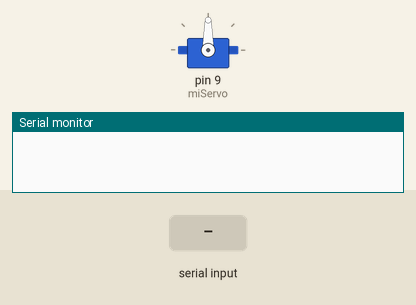
The sketch below on a simulated Arduino Uno, built with avr-gcc and run on an emulated ATmega328P. Shown: servo, the last lines printed to the serial monitor. Inputs (shaded band) come from the test bench.

Above: at 1.2 s.
1.3 s: "30,150\n" received over Serial
At 1.9 s:
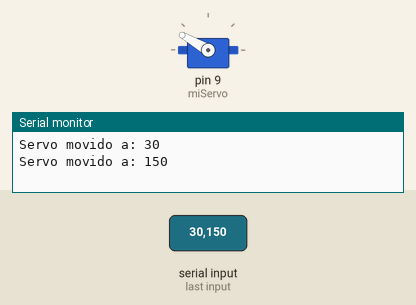
At 2.6 s:
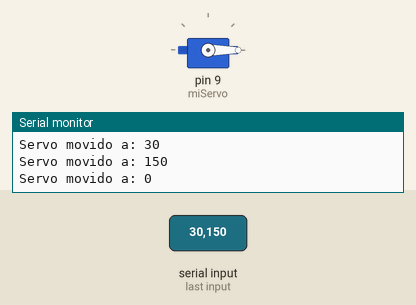
3.8 s: "90,45\n" received over Serial
At 4.6 s:
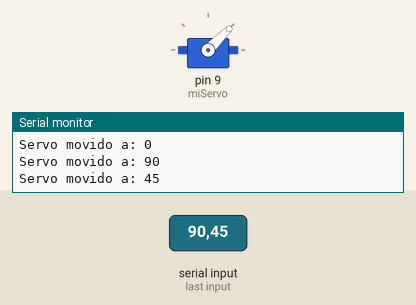
Timing chart, 0 to 6.8 s (numbered marks = the images above; inputs shaded):
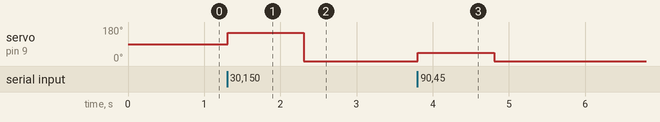

The sketch:

Punto6_Servomot.ino
```cpp
#include <Servo.h>

// Crear un objeto Servo
Servo miServo;

void setup() {
  // Iniciar comunicación serial
  Serial.begin(9600);

  // Conectar el servomotor al pin 9
  miServo.attach(9);
}

void loop() {
  if (Serial.available() > 0) {
    // Leer el ángulo enviado desde Python
    int angulo = Serial.parseInt(); // Leer un número entero

    // Verificar que el ángulo esté en el rango válido (0 a 180)
    if (angulo >= 0 && angulo <= 180) {
      // Mover el servomotor al ángulo especificado
      miServo.write(angulo);
      Serial.print("Servo movido a: ");
      Serial.println(angulo);
    } else {
      Serial.println("Ángulo inválido. Debe ser entre 0 y 180.");
    }
  }
}
```

Measured:
- after the input at 1.3 s, servo on pin 9 (miServo): 90° → 150° at once, → 0° 1.0 s later
- after the input at 3.8 s, servo on pin 9 (miServo): 0° → 45° at once, → 0° 1.0 s later
